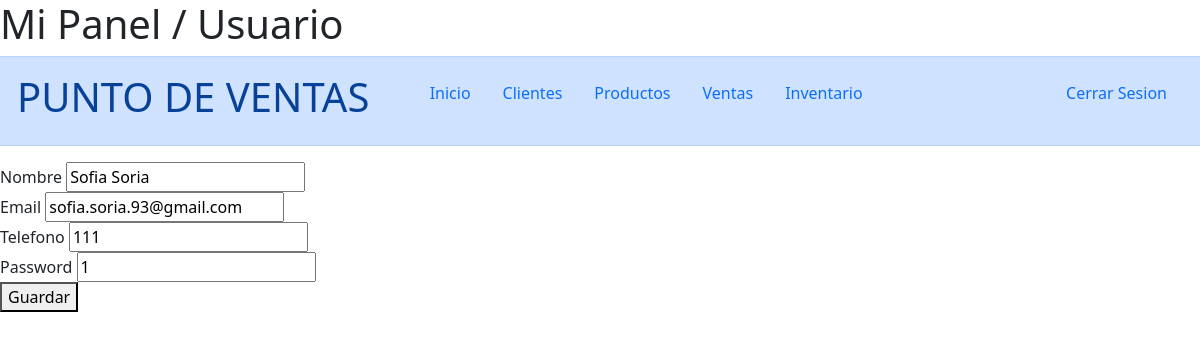
The app's page /usuario.php?id=5 (signed in) with its own data.
### tables this page shows
CREATE TABLE `usuarios` (
  `id` int(11) NOT NULL,
  `email` varchar(255) NOT NULL,
  `password` varchar(255) NOT NULL,
  `nombre` varchar(255) NOT NULL,
  `telefono` int(11) NOT NULL
);

### usuario.php (the view, shortened to what this page needs)
<?php include "includes/init.php";
if (isset($_GET["id"])) {
	$id = $_GET["id"];
$sql = "SELECT * FROM usuarios WHERE id = $id";
$query = mysqli_query($conexion,$sql);
$usuario = mysqli_fetch_array($query);
}
?>
<!DOCTYPE html>
<html>
<head>
	<?php include "includes/scripts.php" ?>
</head>
<body>
	<h1>Mi Panel / Usuario</h1>
	<?php include "includes/menu.php" ?>
	<div>
		<label>Nombre</label>
		<input type="text" id="nombre" value="<?php echo (isset($usuario) ? $usuario["nombre"] : "") ?>">
	</div>
	<div>
		<label>Email</label>
		<input type="text" id="email" value="<?php echo (isset($usuario) ? $usuario["email"] : "") ?>">
	</div>
	<div>
		<label>Telefono</label>
		<input type="text" id="telefono" value="<?php echo (isset($usuario) ? $usuario["telefono"] : "") ?>">
	</div>
	<div>
		<label>Password</label>
		<input type="text" id="password" value="<?php echo (isset($usuario) ? $usuario["password"] : "") ?>">
	</div>
	<button onclick="guardar()">Guardar</button>
</body>
</html>

### records on screen
usuarios: nombre "Sofia Soria", email "sofia.soria.93@gmail.com", telefono "111", password "1"
